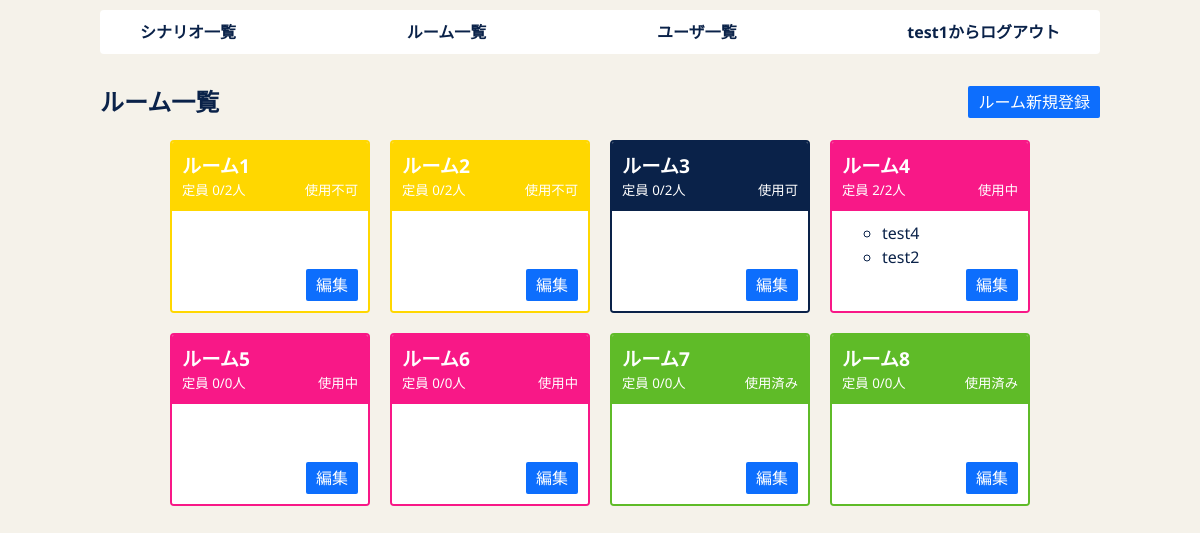
The page /rooms/ (signed in) on the database as committed earlier.
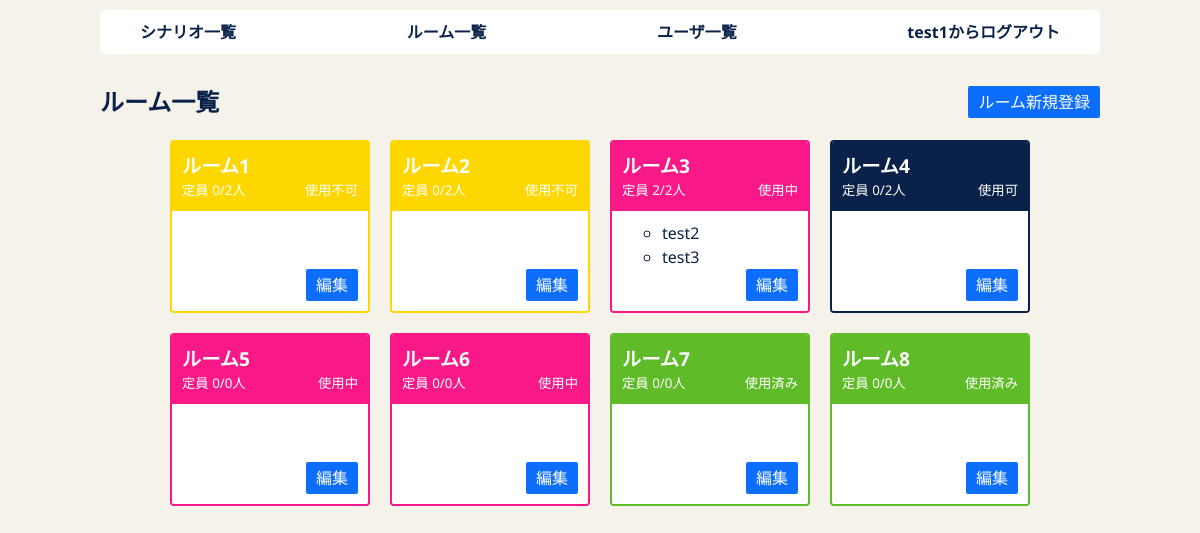
The same page on the database as committed later.
### flaskr/models/user.py (models this page shows, shortened)
class User(db.Model):
    __tablename__ = "users"
    id        = db.Column("id",       db.Integer,     primary_key=True)
    name      = db.Column("name",     db.String(100), nullable=False, unique=True)
    role      = db.Column("role",     db.Enum(Role),  nullable=False,              default=Role.NORMAL)
    _password = db.Column("password", db.String(100), nullable=False)
    messages  = db.relationship("Message", backref="user", lazy=True)
    def _get_password(self):
        return self._password
    def _set_password(self, password):
        password = self.validate_password("password", password)
        if password:
            password = password.strip()
        self._password = generate_password_hash(password)
    password_descriptor = property(_get_password, _set_password)
    password = synonym("_password", descriptor=password_descriptor)
    def is_admin(self):
        return self.role == Role.ADMIN

### flaskr/models/room.py (models this page shows, shortened)
class Room(db.Model):
    __tablename__ = "rooms"
    id      = db.Column("id",      db.Integer,      primary_key=True)
    hash_id = db.Column("hash_id", db.String(100),  nullable=False,   default=generate_hash_id)
    name    = db.Column("name",    db.String(100),  nullable=False,   default="")
    status  = db.Column("status",  db.Enum(Status), nullable=False,   default=Status.UNAVAILABLE)
    scenarios = db.relationship("Scenario", secondary=room_scenarios, lazy="subquery", backref=db.backref("rooms", lazy=True))
    users     = db.relationship("User",     secondary=room_users,     lazy="subquery", backref=db.backref("rooms", lazy=True))
    messages  = db.relationship("Message", backref="rooms", lazy=True)
    def capacity(self):
        scenarios = self.scenarios
        return len(scenarios)

### flaskr/views/rooms.py (the view, shortened to what this page needs)
@bp.route("/")
@login_required
def index():
    user = g.user
    if user.is_admin():
        rooms = Room.query.all()
    return render_template("rooms/index.html", rooms=rooms)

### flaskr/models/room.py (called while the page is built)
    def to_text(self):
        if self == Status.UNAVAILABLE:
            return "使用不可"
        if self == Status.AVAILABLE:
            return "使用可"
        if self == Status.OCCUPIED:
            return "使用中"
        if self == Status.USED:
            return "使用済み"

### flaskr/views/__init__.py (called while the page is built)
def login_required(f):
    @wraps(f)
    def decorated_view(*args, **kwargs):
        if g.user is None:
            return redirect(url_for("auth.login", next=request.path))
        return f(*args, **kwargs)
    return decorated_view

def load_user():
    user_id = session.get("user_id")
    if user_id is None:
        g.user = None
    else:
        g.user = User.query.get(user_id)

### flaskr/templates/rooms/index.html
{% extends "layout.html" %}
{% block body %}
  <header class="page_header css-flex css-spacebetween">
    <h1>ルーム一覧</h1>
    {% if g.user.is_admin() %}
      <a class="button" href="{{ url_for('rooms.create') }}">ルーム新規登録</a>
    {% endif %}
  </header>
  <ol class="card_showcase css-reset-list">
  {% for room in rooms %}
      <li class="card room {{ room.status.to_text() }}">
      {% if g.user.is_admin() %}
        <a href={{ url_for('rooms.show', hash_id=room.hash_id) }} class="css-reset-a">
      {% else %}
        <a href={{ url_for('rooms.show', hash_id=room.hash_id) }} class="css-reset-a" onclick="return confirm('このルームに入室しますか？')">
      {% endif %}
        <header class="header">
          <h2 class="title">{{ room.name }}</h2>
          <div class="css-flex css-spacebetween">
            <small>定員 {{ room.users|length }}/{{ room.capacity() }}人</small>
            <small>{{ room.status.to_text() }}</small>
          </div>
        </header>
        <div class="body">
          <ul>
            {% for user in room.users %}
            <li>{{ user.name }}</li>
            {% endfor %}
          </ul>
        </div>
        {% if g.user.is_admin() %}
          <form action="{{ url_for('rooms.edit', hash_id=room.hash_id) }}">
            <input type="submit" value="編集" class="button">
          </form>
        {% endif %}
      </a>
    </li>
  {% else %}
    <li>ルームがありません。</li>
  {% endfor %}
  </ol>
{% endblock %}

### flaskr/templates/layout.html (shortened to what this page needs)
<!DOCTYPE html>
<html lang="ja">
<head>
  <link rel=stylesheet type=text/css href="{{ url_for('static', filename='style.css') }}">
</head>
<body>
<div class="page">
  <nav>
    <ol class="global_nav css-reset-list">
      {% if session.user_id %}
        {% if g.user.is_admin() %}
          <li><a href="{{ url_for('scenarios.index') }}" class="css-reset-a">シナリオ一覧</a></li>
          <li><a href="{{ url_for('rooms.index') }}" class="css-reset-a">ルーム一覧</a></li>
          <li><a href="{{ url_for('users.index') }}" class="css-reset-a">ユーザ一覧</a></li>
        {% else %}
          <li><a href="{{ url_for('rooms.index') }}" class="css-reset-a">ルーム一覧</a></li>
        {% endif %}
        <li><a href="{{ url_for('auth.logout') }}" class="css-reset-a">{{ g.user.name }}からログアウト</a></li>
      {% else %}
        <li><a href="{{ url_for('auth.login') }}" class="css-reset-a">ログイン</a></li>
        <li><a href="{{ url_for('users.create') }}" class="css-reset-a">ユーザ新規登録</a></li>
      {% endif %}
    </ol>
  </nav>
  <main>
  {% block body %}{% endblock %}
  </main>
</div>
</body>
</html>

### flaskr/static/style.css (style rules this page uses)
:root { --color--white: #ffffff; --color--black: #333333; --color--khaki-light: #f5f2ea; --color--blue: #0d6efd; --color--blue-dark: #064bb1; --color--red: #ff394c; --color--red-dark: #c32b3a; --color--pink: #f81887; --color--pink-dark: #c5106a; --color--orange: #ff7622; --color--yellow: #ffd700; --color--yellow-dark: #dcba03; --color--green: #5fbb28; --color--green-dark: #478d1d; --color--cyan: #20bfff; --color--navy: #0a2249; --color--navy-light: #93a4bf; --color--navy-dark: #020f25; --color--black-alpha: #3333332F; --color--yellow-alpha: #ffc1072F; --color--cyan-alpha: #0dcaf02F; --font--default: "Noto Sans", sans-serif; }
body { min-height: auto; font-family: var(--font--default); color: var(--color--navy); background: var(--color--khaki-light); }
h1 { font-size: 1.5rem; }
.button { -webkit-appearance: button; -moz-appearance: button; appearance: button; text-decoration: none; color: initial; cursor: pointer; padding: 4px 10px; background: var(--color--blue); border: 0; border-radius: 2px; color: var(--color--white); }
.page_header { margin: 10px auto 20px; }
.card_showcase { display: flex; gap: 20px; justify-content: center; flex-wrap: wrap; }
.card { width: 200px; border: 2px solid var(--color--navy); border-radius: 4px; position: relative; overflow: hidden; }
.card .header { padding: 10px; background: var(--color--navy); color: var(--color--white); }
.card .title { font-size: 1.2rem; }
.card .body { background: var(--color--white); padding: 10px; min-height: 100px; height: 100%; overflow: scroll; }
.card .button { position: absolute; right: 10px; bottom: 10px; }
.css-flex { display: flex; gap: 10px; }
.css-flex.css-spacebetween { justify-content: space-between; }
.css-flex.css-spacebetween { justify-content: space-between; align-items: center; }
.css-reset-list { margin: 0; padding: 0; list-style: none; }
.css-reset-a { text-decoration: none; color: inherit; }
.page { max-width: 1000px; margin: 0 auto; }
.global_nav { width: 100%; display: flex; justify-content: space-between; margin: 10px auto; padding: 10px 40px; background: var(--color--white); border-radius: 4px; }
.global_nav a { font-weight: bold; }
main { padding: 10px 0; }
.card.room { width: 200px; }
.card.room.使用不可 { border-color: var(--color--yellow); }
.card.room.使用不可 .header { background: var(--color--yellow); }
.card.room.使用中 { border-color: var(--color--pink); }
.card.room.使用中 .header { background: var(--color--pink); }
.card.room.使用済み { border-color: var(--color--green); }
.card.room.使用済み .header { background: var(--color--green); }

Rows that differ between the two databases and show on the page:
changed Room "ルーム3": gains User (name "test3"); status "AVAILABLE" → "OCCUPIED" (drawn); users|length "0" → "2"; status.to_text "使用可" → "使用中"; gains User (name "test2")
changed Room "ルーム4": loses User (name "test4"); status "OCCUPIED" → "AVAILABLE" (drawn); users|length "2" → "0"; status.to_text "使用中" → "使用可"; loses User (name "test2")
